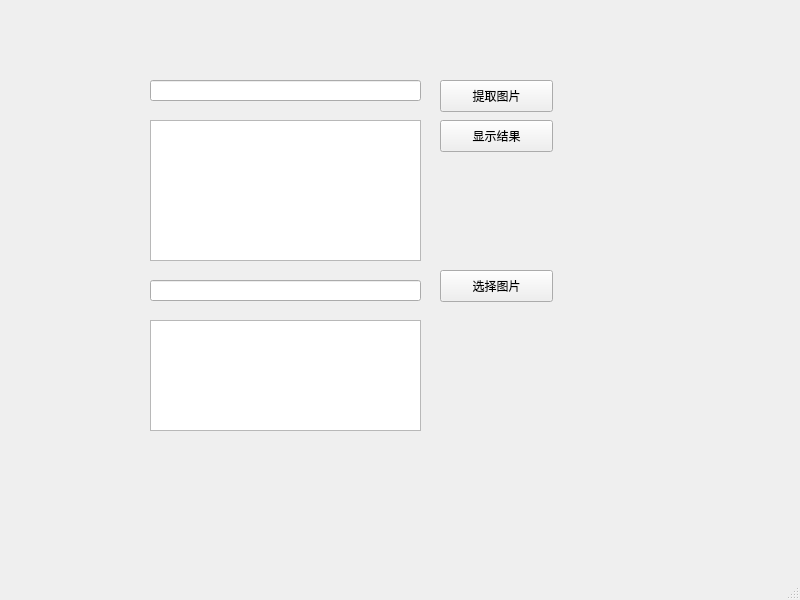
<?xml version="1.0" encoding="UTF-8"?>
<ui version="4.0">
 <class>MainWindow</class>
 <widget class="QMainWindow" name="MainWindow">
  <property name="geometry">
   <rect>
    <x>0</x>
    <y>0</y>
    <width>800</width>
    <height>600</height>
   </rect>
  </property>
  <property name="windowTitle">
   <string>MainWindow</string>
  </property>
  <widget class="QWidget" name="centralwidget">
   <widget class="QLineEdit" name="lineEdit">
    <property name="geometry">
     <rect>
      <x>150</x>
      <y>80</y>
      <width>271</width>
      <height>21</height>
     </rect>
    </property>
   </widget>
   <widget class="QPushButton" name="pushButton">
    <property name="geometry">
     <rect>
      <x>440</x>
      <y>80</y>
      <width>113</width>
      <height>32</height>
     </rect>
    </property>
    <property name="text">
     <string>提取图片</string>
    </property>
   </widget>
   <widget class="QTextEdit" name="textEdit">
    <property name="geometry">
     <rect>
      <x>150</x>
      <y>120</y>
      <width>271</width>
      <height>141</height>
     </rect>
    </property>
   </widget>
   <widget class="QPushButton" name="pushButton_2">
    <property name="geometry">
     <rect>
      <x>440</x>
      <y>120</y>
      <width>113</width>
      <height>32</height>
     </rect>
    </property>
    <property name="text">
     <string>显示结果</string>
    </property>
   </widget>
   <widget class="QPushButton" name="pushButton_3">
    <property name="geometry">
     <rect>
      <x>440</x>
      <y>270</y>
      <width>113</width>
      <height>32</height>
     </rect>
    </property>
    <property name="text">
     <string>选择图片</string>
    </property>
   </widget>
   <widget class="QLineEdit" name="lineEdit_2">
    <property name="geometry">
     <rect>
      <x>150</x>
      <y>280</y>
      <width>271</width>
      <height>21</height>
     </rect>
    </property>
   </widget>
   <widget class="QTextEdit" name="textEdit_2">
    <property name="geometry">
     <rect>
      <x>150</x>
      <y>320</y>
      <width>271</width>
      <height>111</height>
     </rect>
    </property>
   </widget>
  </widget>
  <widget class="QMenuBar" name="menubar">
   <property name="geometry">
    <rect>
     <x>0</x>
     <y>0</y>
     <width>800</width>
     <height>22</height>
    </rect>
   </property>
  </widget>
  <widget class="QStatusBar" name="statusbar"/>
 </widget>
 <resources/>
 <connections/>
</ui>
